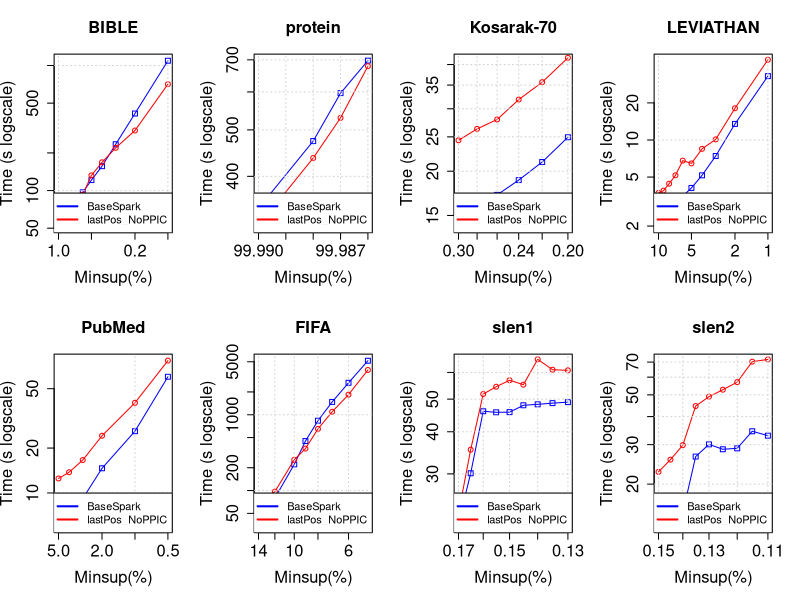

This figure's R source:
tiff("MmEsLpMiss_lastPos_NoPPIC.png", width=18, height=9, units='in', res=120)
par(mfrow=c(2,4), cex.lab=1.5, cex.axis=1.5, cex.main=1.5, cex.sub=1.5)

#BIBLE
#DATA
x <- c(0.01, 0.009, 0.008, 0.007, 0.006, 0.005, 0.004, 0.003, 0.002, 0.001)*100

zero <- c(52796, 54313, 65238, 76671, 96842, 121262, 156699, 234465, 413217, 1092148)/1000
one <- c(57251, 62971, 64247, 68604, 92617, 132273, 168278, 219716, 302063, 708680)/1000

#PLOT
plot(x, zero, log = "xy", type="o", pch=0, xlab="Minsup(%)",ylab="Time (s logscale)", col="blue", xlim = rev(range(x)), ylim=c(52, 1092))
lines(x, one, col="red", type="o", pch=1)
title(main="BIBLE", cex.lab=1.5, cex.axis=1.5, cex.main=1.5, cex.sub=1.5)
grid()
legend("bottomright", legend=c("BaseSpark", "lastPos_NoPPIC"), lty=c(1,1),lwd=c(2,2), col=c("blue", "red"), cex = 1)

#protein
#DATA
x <- c(0.9999, 0.99988, 0.99987, 0.99986)*100

zero <- c(343017, 473810, 596472, 697465)/1000
one <- c(315546, 436795, 529721, 679101)/1000

#PLOT
plot(x, zero, log = "xy", type="o", pch=0, xlab="Minsup(%)",ylab="Time (s logscale)", col="blue", xlim = rev(range(x)), ylim=c(315, 697))
lines(x, one, col="red", type="o", pch=1)
title(main="protein", cex.lab=1.5, cex.axis=1.5, cex.main=1.5, cex.sub=1.5)
grid()
legend("bottomright", legend=c("BaseSpark", "lastPos_NoPPIC"), lty=c(1,1),lwd=c(2,2), col=c("blue", "red"), cex = 1)

#Kosarak-70
#DATA
x <- c(0.003, 0.0028, 0.0026, 0.0024, 0.0022, 0.002)*100

zero <- c(15474, 14856, 17149, 18875, 21231, 24935)/1000
one <- c(24445, 26331, 27988, 31849, 35671, 41785)/1000

#PLOT
plot(x, zero, log = "xy", type="o", pch=0, xlab="Minsup(%)",ylab="Time (s logscale)", col="blue", xlim = rev(range(x)), ylim=c(14, 41))
lines(x, one, col="red", type="o", pch=1)
title(main="Kosarak-70", cex.lab=1.5, cex.axis=1.5, cex.main=1.5, cex.sub=1.5)
grid()
legend("bottomright", legend=c("BaseSpark", "lastPos_NoPPIC"), lty=c(1,1),lwd=c(2,2), col=c("blue", "red"), cex = 1)

#LEVIATHAN
#DATA
x <- c(0.1, 0.09, 0.08, 0.07, 0.06, 0.05, 0.04, 0.03, 0.02, 0.01)*100

zero <- c(2295, 2312, 2516, 3105, 3496, 4080, 5163, 7414, 13505, 33000)/1000
one <- c(3713, 3877, 4417, 5162, 6797, 6454, 8472, 10114, 18092, 44843)/1000

#PLOT
plot(x, zero, log = "xy", type="o", pch=0, xlab="Minsup(%)",ylab="Time (s logscale)", col="blue", xlim = rev(range(x)), ylim=c(2, 44))
lines(x, one, col="red", type="o", pch=1)
title(main="LEVIATHAN", cex.lab=1.5, cex.axis=1.5, cex.main=1.5, cex.sub=1.5)
grid()
legend("bottomright", legend=c("BaseSpark", "lastPos_NoPPIC"), lty=c(1,1),lwd=c(2,2), col=c("blue", "red"), cex = 1)

#PubMed
#DATA
x <- c(0.05, 0.04, 0.03, 0.02, 0.01, 0.005)*100

zero <- c(6549, 7547, 9177, 14644, 25945, 60113)/1000
one <- c(12506, 13774, 16624, 24189, 40220, 77156)/1000

#PLOT
plot(x, zero, log = "xy", type="o", pch=0, xlab="Minsup(%)",ylab="Time (s logscale)", col="blue", xlim = rev(range(x)), ylim=c(6, 77))
lines(x, one, col="red", type="o", pch=1)
title(main="PubMed", cex.lab=1.5, cex.axis=1.5, cex.main=1.5, cex.sub=1.5)
grid()
legend("bottomright", legend=c("BaseSpark", "lastPos_NoPPIC"), lty=c(1,1),lwd=c(2,2), col=c("blue", "red"), cex = 1)

#FIFA
#DATA
x <- c(0.14, 0.12, 0.1, 0.09, 0.08, 0.07, 0.06, 0.05)*100

zero <- c(34465, 79626, 221550, 449631, 834468, 1476503, 2639619, 5160952)/1000
one <- c(67485, 96850, 254842, 357743, 650649, 1095734, 1842227, 3897483)/1000

#PLOT
plot(x, zero, log = "xy", type="o", pch=0, xlab="Minsup(%)",ylab="Time (s logscale)", col="blue", xlim = rev(range(x)), ylim=c(34, 5160))
lines(x, one, col="red", type="o", pch=1)
title(main="FIFA", cex.lab=1.5, cex.axis=1.5, cex.main=1.5, cex.sub=1.5)
grid()
legend("bottomright", legend=c("BaseSpark", "lastPos_NoPPIC"), lty=c(1,1),lwd=c(2,2), col=c("blue", "red"), cex = 1)

#slen1
#DATA
x <- c(0.0017, 0.00165, 0.0016, 0.00155, 0.0015, 0.00145, 0.0014, 0.00135, 0.0013)*100

zero <- c(21433, 30124, 46018, 45696, 45741, 47937, 48250, 48646, 48981)/1000
one <- c(22914, 35394, 51768, 54421, 56881, 55189, 65617, 61134, 60876)/1000

#PLOT
plot(x, zero, log = "xy", type="o", pch=0, xlab="Minsup(%)",ylab="Time (s logscale)", col="blue", xlim = rev(range(x)), ylim=c(21, 65))
lines(x, one, col="red", type="o", pch=1)
title(main="slen1", cex.lab=1.5, cex.axis=1.5, cex.main=1.5, cex.sub=1.5)
grid()
legend("bottomright", legend=c("BaseSpark", "lastPos_NoPPIC"), lty=c(1,1),lwd=c(2,2), col=c("blue", "red"), cex = 1)

#slen2
#DATA
x <- c(0.0015, 0.00145, 0.0014, 0.00135, 0.0013, 0.00125, 0.0012, 0.00115, 0.0011)*100

zero <- c(13258, 14335, 14949, 26537, 30083, 28606, 28885, 34413, 32900)/1000
one <- c(22672, 25716, 29842, 44593, 49100, 52728, 57001, 70322, 71980)/1000

#PLOT
plot(x, zero, log = "xy", type="o", pch=0, xlab="Minsup(%)",ylab="Time (s logscale)", col="blue", xlim = rev(range(x)), ylim=c(13, 71))
lines(x, one, col="red", type="o", pch=1)
title(main="slen2", cex.lab=1.5, cex.axis=1.5, cex.main=1.5, cex.sub=1.5)
grid()
legend("bottomright", legend=c("BaseSpark", "lastPos_NoPPIC"), lty=c(1,1),lwd=c(2,2), col=c("blue", "red"), cex = 1)

dev.off()
